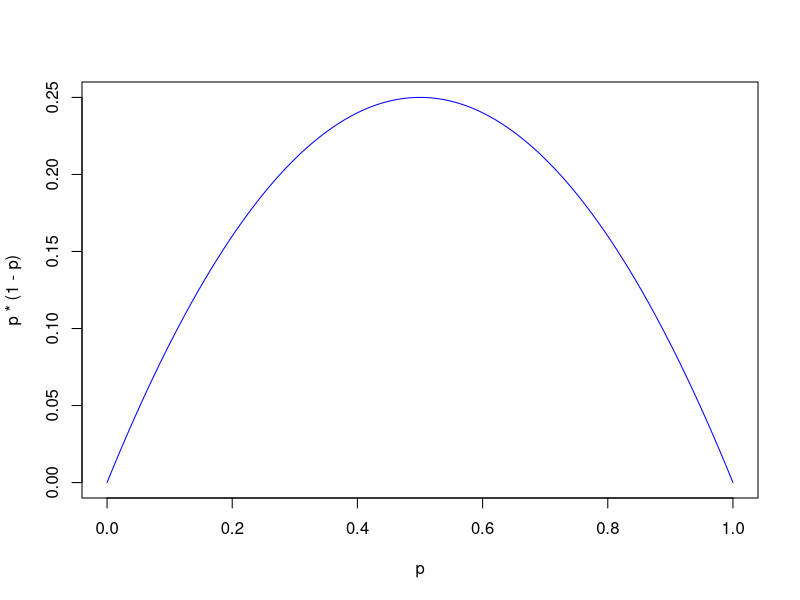

Write R code to recreate this figure. (Note: this script raises an error after producing the figure.)
#' Variance of an Epidemic

#' Variance of Binomial Random Variable
#'
p = seq(0, 1, length = 1000)
plot(p, p*(1 - p), type = 'l', col = 'blue')

N = c(200, 500, 1000)
a = 0.05*N
R0 = c(1.2, 2, 5)
beta0 = 1
beta = beta0/N
gamma = beta0/R0

#' Plot epidmeics side by side
jpeg("R0highvsR0low.jpeg", width = 1200, height = 800)
par(mfrow = c(1,2))
epidemic1 = SIR_Gillespie(N[1], a[1], beta[1], gamma[1], U = runif(2*N[1] - a[1]), E = rexp(2*N[1] - a[1]))
with(epidemic1, plot.epidemic(event_table$times, N[1], X, Y, Z, newPlot = T))

epidemic2 = SIR_Gillespie(N[1], a[1], beta[1], gamma[3], U = runif(2*N[1] - a[1]), E = rexp(2*N[1] - a[1]))
with(epidemic2, plot.epidemic(event_table$times, N[1], X, Y, Z, newPlot = T))
dev.off()

jpeg("VarOfEpidemicIncreasingR0.jpeg", width = 1200, height = 800)
par(mfrow = c(1, 3))
#' R0 = 1.2

epidemic = SIR_Gillespie(N[1], a[1], beta[1], gamma[1], U = runif(2*N[1] - a[1]), E = rexp(2*N[1] - a[1]))
with(epidemic, plot.epidemic(event_table$times,N[1], X, Y, Z, newPlot = T))

# obs_times = seq(0, max(epidemic$event_table$times), length = 10)
#
# for(i in 1:length(obs_times)){
#   abline(v = obs_times[i], lty = 2, col = 'black')
# }

for(i in 1:50){
  epidemic = SIR_Gillespie(N[1], a[1], beta[1], gamma[2], U = runif(2*N[1] - a[1]), E = rexp(2*N[1] - a[1]))
  with(epidemic, plot.epidemic(event_table$times, N[1], X, Y, Z, newPlot = F))
}

#' R0 = 2

epidemic = SIR_Gillespie(N[1], a[1], beta[1], gamma[3], U = runif(2*N[1] - a[1]), E = rexp(2*N[1] - a[1]))
with(epidemic, plot.epidemic(event_table$times, N[1], X, Y, Z, newPlot = T))

# obs_times = seq(0, max(epidemic$event_table$times), length = 10)
#
# for(i in 1:length(obs_times)){
#   abline(v = obs_times[i], lty = 2, col = 'black')
# }

for(i in 1:50){
  epidemic = SIR_Gillespie(N[1], a[1], beta[1], gamma[2], U = runif(2*N[1] - a[1]), E = rexp(2*N[1] - a[1]))
  with(epidemic, plot.epidemic(event_table$times, N[1], X, Y, Z, newPlot = F))
}

#' R0 = 5

epidemic = SIR_Gillespie(N[1], a[1], beta[1], gamma[3], U = runif(2*N[1] - a[1]), E = rexp(2*N[1] - a[1]))
with(epidemic, plot.epidemic(event_table$times, N[1], X, Y, Z, newPlot = T))

# obs_times = seq(0, max(epidemic$event_table$times), length = 10)
#
# for(i in 1:length(obs_times)){
#   abline(v = obs_times[i], lty = 2, col = 'black')
# }

for(i in 1:50){
  epidemic = SIR_Gillespie(N[1], a[1], beta[1], gamma[3], U = runif(2*N[1] - a[1]), E = rexp(2*N[1] - a[1]))
  with(epidemic, plot.epidemic(event_table$times,N[1], X, Y, Z, newPlot = F))
}

dev.off()

jpeg("VarOfEpidemicIncreasingN.jpeg", width = 1200, height = 800)

par(mfrow = c(1, 3))
#' N = 200

epidemic = SIR_Gillespie(N[1], a[1], beta[1], gamma[2], U = runif(2*N[1] - a[1]), E = rexp(2*N[1] - a[1]))
with(epidemic, plot.epidemic(event_table$times, N[1], X, Y, Z, newPlot = T))

# obs_times = seq(0, max(epidemic$event_table$times), length = 10)
#
# for(i in 1:length(obs_times)){
#   abline(v = obs_times[i], lty = 2, col = 'black')
# }

for(i in 1:50){
  epidemic = SIR_Gillespie(N[1], a[1], beta[1], gamma[2], U = runif(2*N[1] - a[1]), E = rexp(2*N[1] - a[1]))
  with(epidemic, plot.epidemic(event_table$times,N[1], X, Y, Z, newPlot = F))
}

#' N = 500
epidemic = SIR_Gillespie(N[2], a[2], beta[2], gamma[2], U = runif(2*N[2] - a[2]), E = rexp(2*N[2] - a[2]))
with(epidemic, plot.epidemic(event_table$times, N[2], X, Y, Z, newPlot = T))

for(i in 1:50){
  epidemic = SIR_Gillespie(N[2], a[2], beta[2], gamma[2], U = runif(2*N[2] - a[2]), E = rexp(2*N[2] - a[2]))
  with(epidemic, plot.epidemic(event_table$times, N[2], X, Y, Z, newPlot = F))
}

#' N = 1000
epidemic = SIR_Gillespie(N[3], a[3], beta[3], gamma[2], U = runif(2*N[3] - a[3]), E = rexp(2*N[3] - a[3]))
with(epidemic, plot.epidemic(event_table$times, N[3], X, Y, Z, newPlot = T))

for(i in 1:50){
  epidemic = SIR_Gillespie(N[3], a[3], beta[3], gamma[2], U = runif(2*N[3] - a[3]), E = rexp(2*N[3] - a[3]))
  with(epidemic, plot.epidemic(event_table$times, N[3], X, Y, Z, newPlot = F))
}

dev.off()

#' Changing the epidemic


#' \pi(y | X) over X

epidemic = SIR_Gillespie(N, a, beta0/N, gamma[2], U = runif(2*N - a), E = rexp(2*N - a))

#' y
obs_times = seq(0, max(epidemic$event_table$times), length = 10)
panel_sample = c(sample(a, size = 0.1*a), sample((a+1):N, size = 0.1*(N - a)))
panel_data = with(epidemic$event_table, panel_data_new.epidemics(ID, times, state, prev_state,
                                                                      subset = panel_sample, obs_times = obs_times))


reject = 0
for(i in 1:1000){
  if(pi_Y_given_X(N, panel_data, obs_times, a, beta0/N, gamma[2]) == 0){
    reject = reject + 1
  }
  print(i)
}

plot(density(`piY|X`))

par(mfrow = c(1,1))
with(epidemic, plot.epidemic(event_table$times,N, X, Y, Z, newPlot = T))





